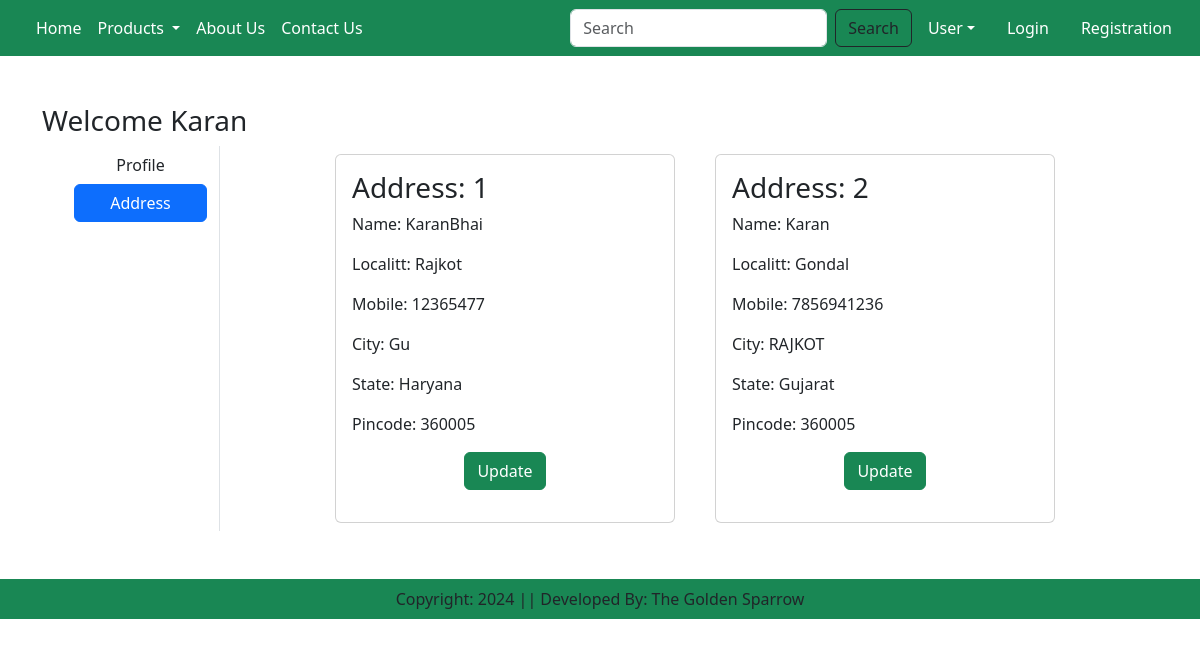
The app's page /address/ (signed in) with its own data.
### app/models.py (models this page shows, shortened)
class Customer(models.Model):
    user = models.ForeignKey(User, on_delete=models.CASCADE)
    name = models.CharField(max_length=200)
    locality = models.CharField(max_length=200)
    city = models.CharField(max_length=50)
    mobile = models.IntegerField(default=0)
    zipcode = models.IntegerField()
    state = models.CharField(choices=STATE_CHOICES,max_length=100)

### app/views.py (the view)
# urls.py: path('address/', views.address, name='address'),
def address(request):
    add = Customer.objects.filter(user=request.user)
    return render(request, 'app/address.html', locals())

### app/templates/app/address.html (shortened to what this page needs)
{% extends 'app/base.html' %}
{% load static %}
{% block main-content %}
<div class="container my-5">
    <div class="row">
        <h3>Welcome <span class="text-capitalize">{{request.user}}</span></h3>
        <div class="col-sm-2 border-end">
            <ul class="list-unstyles">
                <li class="d-grid"><a href="{% url 'profile' %}" class="btn">Profile</a></li>
                <li class="d-grid"><a href="{% url 'address' %}" class="btn btn-primary">Address</a></li>
            </ul>
        </div>
        <div class="col-sm-8 offset-sm-1">
            <div class="row">
                {% for ad in add %}
                    <div class="col-sm-6">
                        <div class="card m-2">
                            <div class="card-body">
                                <h3>Address: {{forloop.counter}}</h3>
                                <p>Name: {{ad.name}}</p>
                                <p>Localitt: {{ad.locality}}</p>
                                <p>Mobile: {{ad.mobile}}</p>
                                <p>City: {{ad.city}}</p>
                                <p>State: {{ad.state}}</p>
                                <p>Pincode: {{ad.zipcode}}</p>
                                <p class="text-center"><a href="{% url 'updateAddress' pk=ad.id %}" type="button" class="btn btn-success">Update</a></p>
                            </div>
                        </div>
                    </div>
                {% endfor %}
            </div>
        </div>
    </div>
</div>
{% endblock main-content %}

### records on screen
Customer: name "KaranBhai", locality "Rajkot", mobile "12365477", city "Gu", state "Haryana", zipcode "360005"
Customer: name "Karan", locality "Gondal", mobile "7856941236", city "RAJKOT", state "Gujarat", zipcode "360005"

### other values on screen
{{ request.user }} "Karan"
